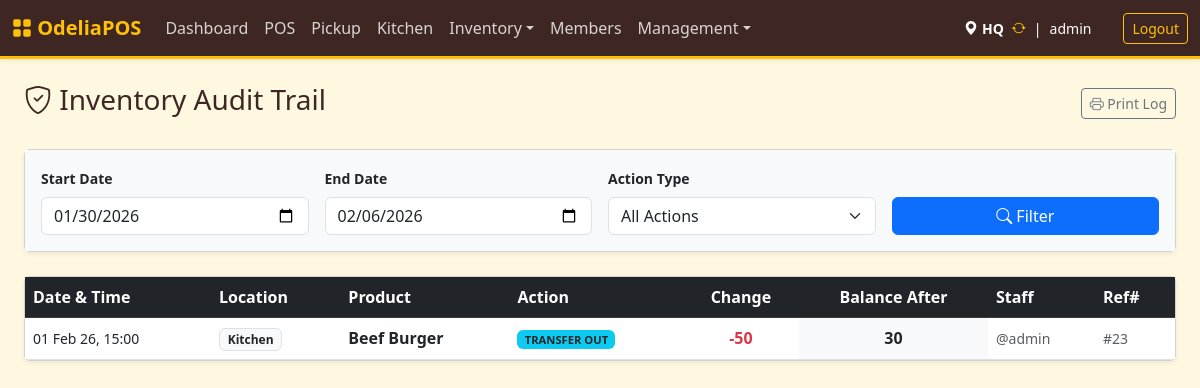
The app's page /index.php?page=audit (signed in) with its own data.
### tables this page shows
CREATE TABLE `inventory_logs` (
  `id` int NOT NULL AUTO_INCREMENT,
  `product_id` int NOT NULL,
  `location_id` int NOT NULL,
  `user_id` int NOT NULL,
  `change_qty` decimal(10,2) NOT NULL,
  `after_qty` decimal(10,2) NOT NULL,
  `action_type` enum('sale','grv','transfer_in','transfer_out','adjustment') NOT NULL,
  `reference_id` int DEFAULT NULL,
  `created_at` timestamp NULL DEFAULT CURRENT_TIMESTAMP,
  PRIMARY KEY (`id`),
  KEY `product_id` (`product_id`),
  KEY `location_id` (`location_id`)
);

CREATE TABLE `locations` (
  `id` int NOT NULL AUTO_INCREMENT,
  `name` varchar(50) NOT NULL,
  `type` enum('store','kitchen','bar','warehouse') NOT NULL DEFAULT 'store',
  `can_sell` tinyint(1) DEFAULT '1',
  `can_receive_from_vendor` tinyint(1) DEFAULT '0',
  `address` text,
  `phone` varchar(50) DEFAULT '555-0000',
  PRIMARY KEY (`id`)
);

CREATE TABLE `products` (
  `id` int NOT NULL AUTO_INCREMENT,
  `name` varchar(100) NOT NULL,
  `sku` varchar(50) DEFAULT NULL,
  `price` decimal(10,2) DEFAULT '0.00',
  `cost_price` decimal(10,2) DEFAULT '0.00',
  `unit` varchar(20) DEFAULT 'unit',
  `category_id` int DEFAULT NULL,
  `is_active` tinyint(1) DEFAULT '1',
  PRIMARY KEY (`id`),
  UNIQUE KEY `sku` (`sku`),
  KEY `category_id` (`category_id`),
  CONSTRAINT `products_ibfk_1` FOREIGN KEY (`category_id`) REFERENCES `categories` (`id`) ON DELETE SET NULL
);

CREATE TABLE `users` (
  `id` int NOT NULL AUTO_INCREMENT,
  `username` varchar(50) NOT NULL,
  `full_name` varchar(100) DEFAULT NULL,
  `password_hash` varchar(255) NOT NULL,
  `role` enum('admin','shopkeeper','manager','cashier','dev','chef','waiter','head_chef','bartender') NOT NULL DEFAULT 'cashier',
  `location_id` int DEFAULT NULL,
  `created_at` timestamp NULL DEFAULT CURRENT_TIMESTAMP,
  `force_password_change` tinyint(1) DEFAULT '0',
  PRIMARY KEY (`id`),
  UNIQUE KEY `username` (`username`),
  KEY `location_id` (`location_id`),
  CONSTRAINT `users_ibfk_1` FOREIGN KEY (`location_id`) REFERENCES `locations` (`id`) ON DELETE SET NULL
);

### src/audit.php (called while the page is built, shortened)
<?php
$startDate = $_GET['start_date'] ?? date('Y-m-d', strtotime('-7 days'));
$endDate   = $_GET['end_date'] ?? date('Y-m-d');
$sql = "
    SELECT
        il.*,
        p.name as product_name,
        u.username as staff_name,
        l.name as loc_name
    FROM inventory_logs il
    JOIN products p ON il.product_id = p.id
    JOIN users u ON il.user_id = u.id
    JOIN locations l ON il.location_id = l.id
    WHERE DATE(il.created_at) BETWEEN ? AND ?
";
$params = [$startDate, $endDate];
$sql .= " ORDER BY il.created_at DESC LIMIT 500";
try {
    $stmt = $pdo->prepare($sql);
    $stmt->execute($params);
    $logs = $stmt->fetchAll();
} catch (Exception $e) {
    $logs = [];
    $actionTypes = [];
}
?>

### templates/audit.php (the view, shortened to what this page needs)
<div class="d-flex justify-content-between align-items-center mb-4">
    <h3><i class="bi bi-shield-check"></i> Inventory Audit Trail</h3>
    <button class="btn btn-outline-secondary btn-sm" onclick="window.print()">
        <i class="bi bi-printer"></i> Print Log
    </button>
</div>
<div class="card shadow-sm mb-4 no-print">
    <div class="card-body bg-light">
        <form method="GET" action="index.php" class="row g-3 align-items-end">
            <div class="col-md-3">
                <label class="form-label fw-bold small">Start Date</label>
                <input type="date" name="start_date" class="form-control" value="<?= $startDate ?>">
            </div>
            <div class="col-md-3">
                <label class="form-label fw-bold small">End Date</label>
                <input type="date" name="end_date" class="form-control" value="<?= $endDate ?>">
            </div>
            <div class="col-md-3">
                <label class="form-label fw-bold small">Action Type</label>
                <select name="action_type" class="form-select">
                    <option value="">All Actions</option>
                </select>
            </div>
            <div class="col-md-3">
                <button type="submit" class="btn btn-primary w-100">
                    <i class="bi bi-search"></i> Filter
                </button>
            </div>
        </form>
    </div>
</div>
<div class="card shadow-sm">
    <div class="card-body p-0">
        <div class="table-responsive">
            <table class="table table-hover align-middle mb-0">
                <thead class="table-dark">
                    <tr>
                        <th>Date & Time</th>
                        <th>Location</th>
                        <th>Product</th>
                        <th>Action</th>
                        <th class="text-center">Change</th>
                        <th class="text-center">Balance After</th>
                        <th>Staff</th>
                        <th>Ref#</th>
                    </tr>
                </thead>
                <tbody>
                    <?php foreach ($logs as $log): ?>
                    <tr>
                        <td class="small"><?= date('d M y, H:i', strtotime($log['created_at'])) ?></td>
                        <td><span class="badge bg-light text-dark border"><?= htmlspecialchars($log['loc_name']) ?></span></td>
                        <td class="fw-bold"><?= htmlspecialchars($log['product_name']) ?></td>
                        <td>
                            <?php
                                $badgeClass = 'bg-secondary';
                                if(strpos($log['action_type'], 'transfer') !== false) $badgeClass = 'bg-info text-dark';
                            ?>
                            <span class="badge <?= $badgeClass ?> text-uppercase" style="font-size: 0.7rem;">
                                <?= str_replace('_', ' ', $log['action_type']) ?>
                            </span>
                        </td>
                        <td class="text-center fw-bold <?= $log['change_qty'] > 0 ? 'text-success' : 'text-danger' ?>">
                            <?= ($log['change_qty'] > 0 ? '+' : '') . ($log['change_qty'] + 0) ?>
                        </td>
                        <td class="text-center bg-light fw-bold"><?= $log['after_qty'] + 0 ?></td>
                        <td><small class="text-muted">@<?= htmlspecialchars($log['staff_name']) ?></small></td>
                        <td><small class="text-muted">#<?= $log['reference_id'] ?: '-' ?></small></td>
                    </tr>
                    <?php endforeach; ?>
                </tbody>
            </table>
        </div>
    </div>
</div>

### templates/header.php (style rules this page uses)
:root { --theme-brown: #3e2723; --theme-gold: #ffc107; --theme-gold-dark: #d39e00; --theme-orange: #fd7e14; --theme-bg: #fff8e1; }
body { background-color: var(--theme-bg); color: var(--theme-brown); }

### records on screen
inventory_logs: created_at "01 Feb 26, 15:00", location.name "Kitchen", product.name "Beef Burger", action_type "TRANSFER OUT", $log['change_qty'] + 0 "-50", $log['after_qty'] + 0 "30", user.username "admin", reference "23"

### other values on screen
$_SESSION['location_name'] "HQ"
$_SESSION['username'] "admin"
